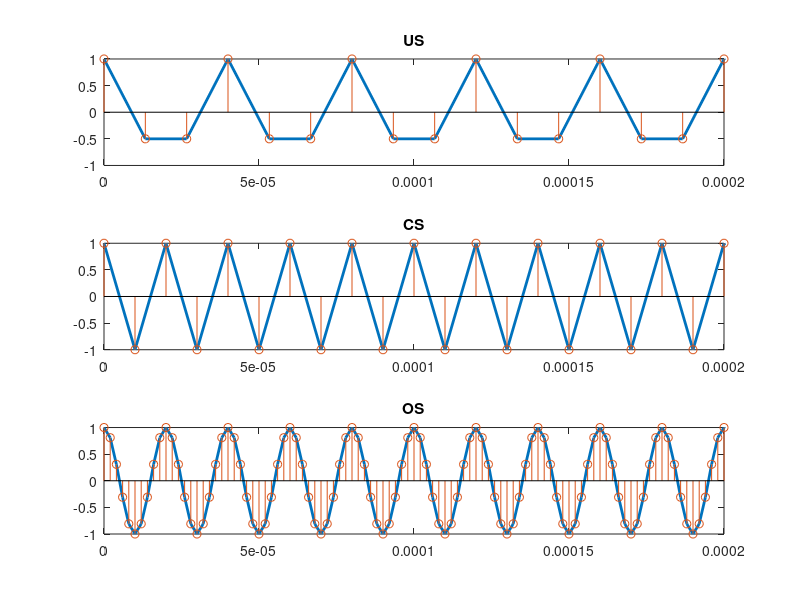

Write MATLAB code to recreate this figure.
clc; clear all; close all;

f = 50000;

f_nyq = 2*f; 
f_under = 1.5*f;
f_over = 10*f;

t = 0:1/f_under:1;
y = cos(2*pi*f*t);
subplot(3, 1, 1); plot(t, y, 'linewidth', 2);
hold on; stem(t,y);
xlim([0 0.0002]); title('US');

t = 0:1/f_nyq:2;
y = cos(2*pi*f*t);
subplot(3, 1, 2); plot(t, y, 'linewidth', 2); 
hold on; stem(t,y);
xlim([0 0.0002]); title('CS');

t = 0:1/f_over:2;
y = cos(2*pi*f*t);
subplot(3, 1, 3); plot(t, y, 'linewidth', 2);
hold on; stem(t,y);
xlim([0 0.0002]); title('OS');